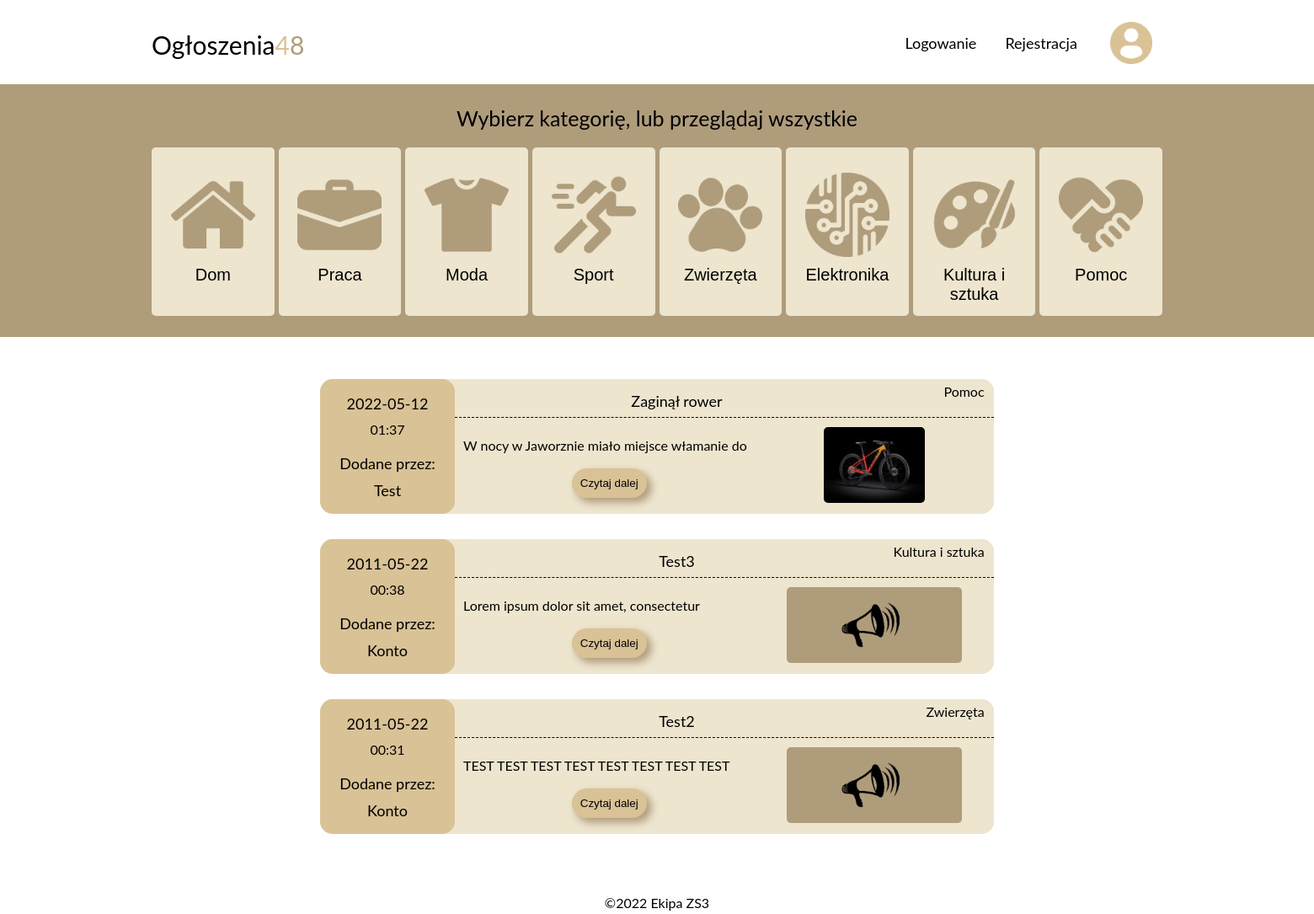
The page /ogloszenia.php on the database its author committed.
### tables this page shows
CREATE TABLE `dane_ogloszen` (
  `id_ogloszenia` int(11) NOT NULL,
  `autor` varchar(50) DEFAULT NULL,
  `tytul` varchar(50) DEFAULT NULL,
  `kategoria` varchar(20) DEFAULT NULL,
  `obraz` varchar(50) DEFAULT NULL,
  `tekst` varchar(400) DEFAULT NULL,
  `data_utworzenia` date DEFAULT NULL,
  `czas_utworzenia` varchar(6) DEFAULT NULL,
  `nr_tel` varchar(20) DEFAULT NULL,
  `e_mail` varchar(20) DEFAULT NULL,
  `adres` varchar(20) DEFAULT NULL
);

### ogloszenia.php (the view, shortened to what this page needs)
<!DOCTYPE html>
<html>
    <head>
        <link rel="stylesheet" href="styles/style.css">
        <link rel="stylesheet" href="styles/ogloszenia.css">
    </head>
    <body>
        <div class="wrapper">
            <div class="container">
                <header>
                    <div class="header-bar">
                        <div class="header-logo"><a href="strona_glowna.php"><p>Ogłoszenia<span style="color:#D9C296;">4</span><span style="color:#AF9C7B;">8</span></p></a></div>
                        <div class="header-profile">
                            <?php
                            if(isset($_SESSION["acclogin"])){
                                if($_SESSION["acclogin"] == null ){
                                    echo '
                                        <div class="nav-bar"><a href="login.php"><p>Logowanie</p></a></div>
                                        <div class="nav-bar" style="margin-right:20px"><a href="register.php"><p>Rejestracja</p></a></div>
                                        <div class="nav-bar"><img src="images/profile-user.png"></div>
                                    ';
                                }
                                else{
                                    echo '
                                        <div class="nav-bar"><form action="login.php" method="post"><input type="submit" name="logOut" value="Wyloguj"></form></div>
                                        <div class="nav-bar"><p>'.$_SESSION["acclogin"].'</p></div>
                                    ';
                                    if(isset($_SESSION['plec'])){
                                        if ($_SESSION['plec'] == 'Male'){
                                            echo '<div class="nav-bar"><img src="images/profile-male.png"></div>';
                                        }
                                        else if($_SESSION['plec'] == 'Female'){
                                            echo '<div class="nav-bar"><img src="images/profile-female.png"></div>';
                                        }
                                        else{
                                            echo '<div class="nav-bar"><img src="images/profile-user.png"></div>';
                                        }
                                    }else{
                                        echo '<div class="nav-bar"><img src="images/profile-user.png"></div>';
                                    }
                                }
                            }
                            else{
                                echo '
                                <div class="nav-bar"><a href="login.php"><p>Logowanie</p></a></div>
                                <div class="nav-bar" style="margin-right:20px"><a href="register.php"><p>Rejestracja</p></a></div>
                                <div class="nav-bar"><img src="images/profile-user.png"></div>
                                ';
                            }
                            ?>
                        </div>
                    </div>
                </header>
                <main>
                    <div class="box-4">
                        <div class="main-wrapper">
                            <h4>Wybierz kategorię, lub przeglądaj wszystkie</h4>
                            <form action="ogloszenia.php" method="post">
                            <div class="flex-sphere">
                                <button name="filter" type="submit" value="Dom" class="flex-part">
                                    <img class="flex-icon" src="images/categories/home.png">
                                    <p>Dom</p>
                                </button>
                                <button name="filter" type="submit" value="Praca" class="flex-part">
                                    <img class="flex-icon" src="images/categories/work.png">
                                    <p>Praca</p>
                                </button>
                                <button name="filter" type="submit" value="Moda" class="flex-part">
                                    <img class="flex-icon" src="images/categories/fashion.png">
                                    <p>Moda</p>
                                </button>
                                <button name="filter" type="submit" value="Sport" class="flex-part">
                                    <img class="flex-icon" src="images/categories/sport.png">
                                    <p>Sport</p>
                                </button>
                                <button name="filter" type="submit" value="Zwierzęta" class="flex-part">
                                    <img class="flex-icon" src="images/categories/animals.png">
                                    <p>Zwierzęta</p>
                                </button>
                                <button name="filter" type="submit" value="Elektronika" class="flex-part">
                                    <img class="flex-icon" src="images/categories/electronic.png">
                                    <p>Elektronika</p>
                                </button>
                                <button name="filter" type="submit" value="Kultura i sztuka" class="flex-part">
                                    <img class="flex-icon" src="images/categories/cultureandart.png">
                                    <p>Kultura i sztuka</p>
                                </button>
                                <button name="filter" type="submit" value="Pomoc"class="flex-part">
                                    <img class="flex-icon" src="images/categories/help.png">
                                    <p>Pomoc</p>
                                </button>
                            </div>
                            </form>
                        </div>
                    </div>
                    <div class="box-5">
                    <?php
                    function loadPost($article_data){
                        echo '
                        <article class="classic-post" id="article-'.$article_data["id_ogloszenia"].'">
                            <div class="left-section">
                                <div class="time-data">
                                    <p class="date">'.$article_data["data_utworzenia"].'</p>
                                    <p class="hour">'.$article_data["czas_utworzenia"].'</p>
                                </div>
                                <div class="username">
                                    <p>Dodane przez:</p>
                                    <p>'.$article_data["autor"].'</p>
                                </div>
                            </div>
                            <div class="right-section">
                                <div class="upper-section">
                                    <div class="article-title">'.$article_data["tytul"].'</div>
                                    <div class="article-category">'.$article_data["kategoria"].'</div>
                                </div>
                                <div class="lower-section">
                                    <div class="article-text">
                                        <p>'.$article_data["tekst"].'...</p>
                                        <form action="article.php" method="get">
                                            <button name="articleId" value='.$article_data["id_ogloszenia"].' type="submit">Czytaj dalej</button>
                                        </form>
                                    </div>
                                    <div class="article-image">
                                        <img src="images/'.$article_data["obraz"].'" alt="article image">
                                    </div>
                                </div>
                            </div>
                            <div style="clear:both"></div>
                        </article>
                        ';
                    }
                    $connect = new mysqli('localhost','root','','ogloszenia48');
                    $sql = "Select * from dane_ogloszen order by id_ogloszenia desc";
                    $zap = mysqli_query($connect,$sql);
                    while($wiersz = mysqli_fetch_array($zap))
                    {
                        loadPost($wiersz);
                    }
                    ?>
                    </div>
                </main>
                <footer>
                    <p>&copy;2022 Ekipa ZS3</p>
                </footer>
            </div>
        </div>
    </body>
</html>

### styles/style.css (style rules this page uses)
body, html { height: 100%; }
body { margin: 0px !important; padding: 0px !important; box-sizing: border-box; overflow-x: hidden; min-height: 600px; }
a, a p { text-decoration: none; color: black; }
h1,h2,h3,h4 { font-weight: normal; }
.wrapper { width: 100%; font-family: lato; height: auto; min-height: 100%; }
.container { max-width: 1200px; margin: auto; }
header { width: 100%; height: 100px; }
.header-bar { height: 50px; width: 100%; padding: 25px 0 25px 0; }
.header-logo { width: 33%; height: inherit; float: left; }
.nav-bar { display: inline-block; padding: 0px; vertical-align: middle; }
.nav-bar a p { user-select: none; position: relative; }
.nav-bar a p:before { transition: 0.4s; content: ''; position: absolute; bottom: 0px; left: 50%; height: 3px; width: 0px; background-color: black; }
.nav-bar p, .header-profile input[type="submit"] { padding: 15px; margin: 0px; font-size: 18px; }
.header-logo p { font-size: 30px; margin: 0px; margin-top: 10px; }
.header-profile { width: 33%; height: inherit; float: left; text-align: right; }
.header-profile img { width: 50px; height: 50px; display: inline-block; vertical-align: bottom; }
main { clear: both; margin-bottom: 70px; min-height: 740px; }
.main-wrapper { padding: 40px; margin: auto; max-width: 1200px; }
.box-2 h4, .box-4 h4 { font-size: 30px; }
.flex-sphere { width: inherit; text-align: center; }
.flex-part { width: 20%; height: 200px; display: inline-block; background-color: #EDE5CE; padding: 20px; box-sizing: border-box; border-radius: 5px; font-size: 18px; }
.flex-icon { padding-top: 10px; width: 100px; height: 100px; }
footer { width: 1920px; margin-left: -360px; margin-top: auto; height: 25px; text-align: center; }
footer p { padding: 2px; }
.box-4 { width: 1920px; height: 500px; margin-left: -360px; text-align: center; background-color: #AF9C7B; }
.box-4 h4 { padding-bottom: 20px; margin-top: 10px; }
.box-4 .flex-sphere { width: 100%; display: flex; flex-direction: row; column-gap: 5px; justify-content: center; }
.box-4 .flex-part { transition: 0.2s; height: 300px; width: 100%; font-size: 20px; }
.box-4 .flex-icon { margin-top: 50%; }

### styles/ogloszenia.css (style rules this page uses)
.box-4 { height: 300px; }
.box-4 h4 { font-size: 25px; margin: 0px; padding-bottom: 20px; }
.box-4 .flex-part { height: 200px; }
.box-4 .flex-icon { margin-top: 0px; }
.box-4 .main-wrapper { padding: 25px; }
.box-4 .flex-part p { margin-top: 5px; }
footer { bottom: 20px; }
.box-5 { max-width: 800px; margin: auto; margin-top: 50px; }
.classic-post { width: 800px; margin: auto; height: 160px; border-radius: 15px; background-color: #EDE5CE; margin-bottom: 30px; }
.classic-post .left-section { width: 20%; height: inherit; border-radius: inherit; float: left; background-color: #D9C296; text-align: center; }
.left-section .username { padding-bottom: 0px; font-size: 18px; }
.username p { margin-bottom: 10px; margin-top: 0px; }
.left-section .time-data { width: 100%; }
.time-data .date { font-size: 18px; margin-bottom: 0px; }
.time-data .hour { margin-top: 10px; margin-bottom: 20px; font-size: 16px; }
.time-data { margin: 0px; text-align: center; }
.classic-post .right-section { width: 80%; height: inherit; border-radius: inherit; float: left; background-color: #EDE5CE; }
.article-title { padding: 15px; padding-right: 0px; font-size: 18px; width: 80%; text-align: center; float: left; box-sizing: border-box; }
.article-category { box-sizing: border-box; width: 19%; text-align: right; padding-right: 5px; padding-top: 5px; float: left; }
.classic-post .upper-section { border-bottom: 1px dashed black; height: 45px; }
.lower-section { clear: both; padding-left: 10px; }
.lower-section .article-text { width: 55%; float: left; }
.article-text p { width: 100%; overflow: hidden; max-height: 1.4em; line-height: 1.4em; }
.lower-section form { width: 100%; text-align: center; }
.lower-section button[type="submit"] { transition: 0.2s; background-color: #D9C296; border-radius: 20px; border: none; padding: 10px; box-shadow: 5px 5px 10px 0.5px #AF9C7B; }
.lower-section .article-image { width: 45%; float: left; text-align: center; }
.article-image img { height: 90px; width: auto; padding: 5px; border-radius: 10px; }
.flex-sphere button { border: 0px; outline: none; }

### rows shown on the page
dane_ogloszen: data_utworzenia "2022-05-12", czas_utworzenia "01:37", autor "Test", tytul "Zaginął rower", kategoria "Pomoc", tekst "W nocy w Jaworznie miało miejsce włamanie do…", $article_data["id_ogloszenia"] 5 (drawn), obraz (picture)
dane_ogloszen: data_utworzenia "2011-05-22", czas_utworzenia "00:38", autor "Konto", tytul "Test3", kategoria "Kultura i sztuka", tekst "Lorem ipsum dolor sit amet, consectetur…", $article_data["id_ogloszenia"] 3 (drawn), obraz (picture)
dane_ogloszen: data_utworzenia "2011-05-22", czas_utworzenia "00:31", autor "Konto", tytul "Test2", kategoria "Zwierzęta", tekst "TEST TEST TEST TEST TEST TEST TEST TEST…", $article_data["id_ogloszenia"] 2 (drawn), obraz (picture)
